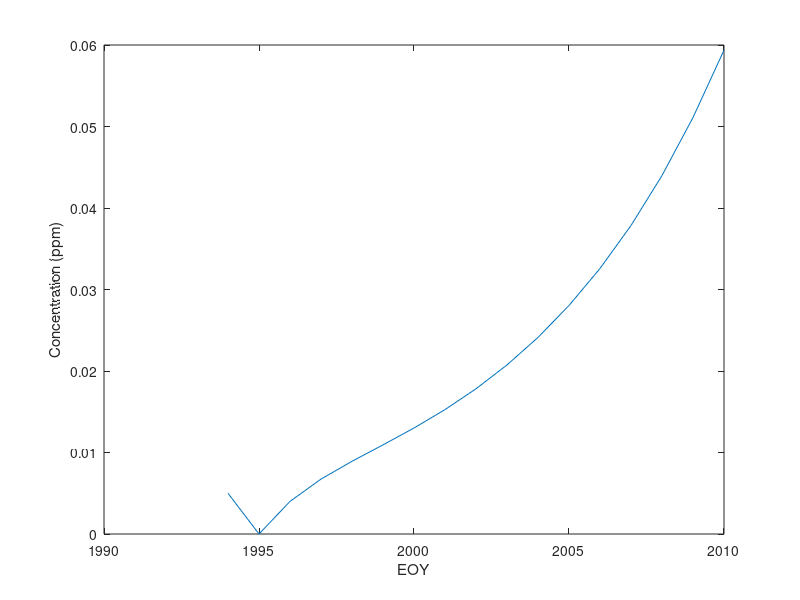

Source code (MATLAB):
lakeVolume = 5 * (10 ^ 7); % m^3
lakeArea = 4 * (10 ^ 6); % m^2
initConcentration = 5 * (10 ^ -3); % ppm or mg/lit or gr/m^3
riverDischarge = 4.5 * (10 ^ 5); % m^3/yr
sedimentRate = 8; % m/yr
populationGrowthRate = 0.15; % 1/yr
calculatedConcentration = zeros(1, 17); % calculate concentration in this array
calculatedConcentration(1) = initConcentration;
eigenValue = (riverDischarge/lakeVolume) + (sedimentRate/(lakeVolume/lakeArea));  % 1/yr

for i = 1:length(calculatedConcentration) - 1
    calculatedConcentration(i+1) = (initConcentration/(eigenValue + populationGrowthRate)) * (exp(populationGrowthRate * (i - 1)) - exp(-eigenValue * (i - 1)));
end
x = 1994:1:2010;
% initiating plot with labels
figure;
plot(x, calculatedConcentration);
xlabel('EOY');
ylabel('Concentration (ppm)');
